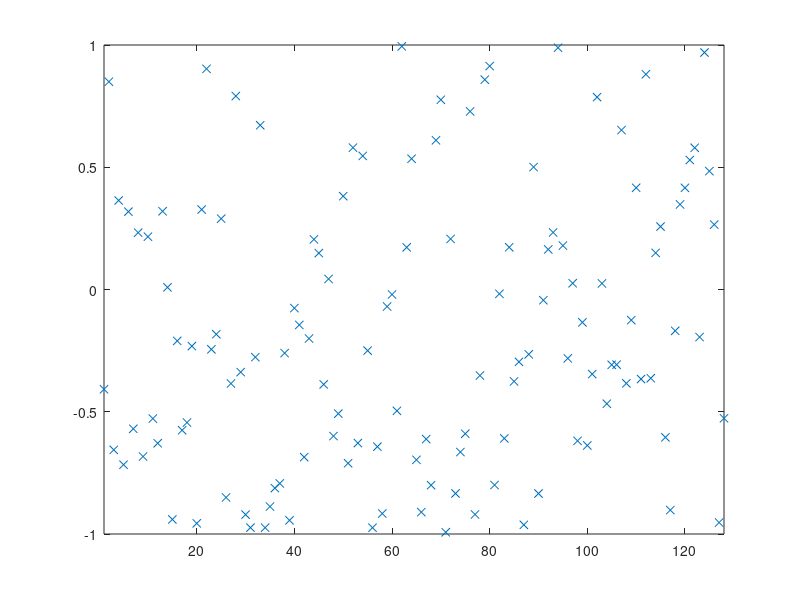

The MATLAB source for this figure: (Note: this script raises an error after producing the figure.)
% script <a href="matlab:BitonicSortTest">BitonicSortTest</a>
% Test <a href="matlab:help BitonicSort">BitonicSort</a> on a random set of data.
% See <a href="matlab:NRweb">Numerical Renaissance: simulation, optimization, & control</a>, Section 7.2.1.
% Part of <a href="matlab:help NRC">Numerical Renaissance Codebase 1.0</a>, <a href="matlab:help NRchap07">Chapter 7</a>; please read the <a href="matlab:help NRcopyleft">copyleft</a>.

n=2^7; D=2*rand(n,1)-1; close all, plot(D(:,1),'x'), axis([1 n -1 1]), pause(0.5)
[D,index]=BitonicSort(D,1,n);      plot(D(:,1),'x'), axis([1 n -1 1])

% end script BitonicSortTest
